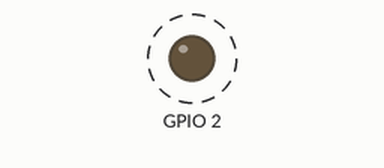
The sketch below on a simulated ESP32. Parts: output pins drawn as LEDs (lit = HIGH). Dashed ring = blinking. WiFi joins after 1.5 s; servers stay silent unless stated; the local clock reads 2024-03-15 10:24:30 at power-on unless the sketch sets it; what the sketch prints to the serial monitor is not drawn.

Above: at 2.56 s.
Timing chart, 0 to 5.5 s (numbered marks = the images above):
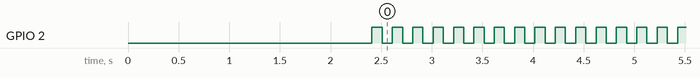

Measured:
- by itself, GPIO 2: alternates HIGH for 0.10 s and LOW for 0.10 s

The sketch:

MatsyaMitra_27_dec.ino
```cpp
#include <WiFi.h>
#include <RTClib.h>
RTC_DS3231 rtc;
// Need to check again
unsigned long MyTestTimer = 0;                   // variables MUST be of type unsigned long
const byte    OnBoard_LED = 2;

//const char *ssid     = "WLANBuero_EXT";
const   char *ssid     = "JARVIS";

const char *password = "a1ucimg8";

const char* ntpServer = "pool.ntp.org";
const long  gmtOffset_sec = 19800;
const int   daylightOffset_sec = 19800;

#include <time.h>                   // time() ctime()
time_t now;                         // this is the epoch
tm timeinfo;                      // the structure tm holds time information in a more convient way

void showTime() {
  time(&now);                       // read the current time
  localtime_r(&now, &timeinfo);           // update the structure tm with the current time
  Serial.print("year:");
  Serial.print(timeinfo.tm_year + 1900);  // years since 1900
  Serial.print("\tmonth:");
  Serial.print(timeinfo.tm_mon + 1);      // January = 0 (!)
  Serial.print("\tday:");
  Serial.print(timeinfo.tm_mday);         // day of month
  Serial.print("\thour:");
  Serial.print(timeinfo.tm_hour);         // hours since midnight  0-23
  Serial.print("\tmin:");
  Serial.print(timeinfo.tm_min);          // minutes after the hour  0-59
  Serial.print("\tsec:");
  Serial.print(timeinfo.tm_sec);          // seconds after the minute  0-61*
  Serial.print("\twday");
  Serial.print(timeinfo.tm_wday);         // days since Sunday 0-6
  if (timeinfo.tm_isdst == 1)             // Daylight Saving Time flag
    Serial.print("\tDST");
  else
    Serial.print("\tstandard");

  Serial.println();
}

void connectToWifi() {
  Serial.print("Connecting to ");
  Serial.println(ssid);

  WiFi.persistent(false);
  WiFi.mode(WIFI_STA);

  WiFi.begin(ssid, password);

  while (WiFi.status() != WL_CONNECTED) {
    BlinkHeartBeatLED(OnBoard_LED, 333);
    delay(2000);
    Serial.print(".");
  }
  Serial.print("\n connected.");
  Serial.println(WiFi.localIP() );

}

void synchroniseWith_NTP_Time() {
  Serial.print("configTime uses ntpServer ");
  Serial.println(ntpServer);
  configTime(gmtOffset_sec, daylightOffset_sec, ntpServer);
  Serial.print("synchronising time");

  while (timeinfo.tm_year + 1900 < 2000 ) {
    time(&now);                       // read the current time
    localtime_r(&now, &timeinfo);
    BlinkHeartBeatLED(OnBoard_LED, 100);
    delay(100);
    Serial.print(".");
  }
  Serial.print("\n time synchronsized \n");
  showTime();
}


void PrintFileNameDateTime() {
  Serial.println( F("Code running comes from file ") );
  Serial.println(__FILE__);
  Serial.print( F("  compiled ") );
  Serial.print(__DATE__);
  Serial.print( F(" ") );
  Serial.println(__TIME__);
}

boolean TimePeriodIsOver (unsigned long &periodStartTime, unsigned long TimePeriod) {
  unsigned long currentMillis  = millis();
  if ( currentMillis - periodStartTime >= TimePeriod )
  {
    periodStartTime = currentMillis; // set new expireTime
    return true;                // more time than TimePeriod) has elapsed since last time if-condition was true
  }
  else return false;            // not expired
}


void BlinkHeartBeatLED(int IO_Pin, int BlinkPeriod) {
  static unsigned long MyBlinkTimer;
  pinMode(IO_Pin, OUTPUT);

  if ( TimePeriodIsOver(MyBlinkTimer,BlinkPeriod) ) {
    digitalWrite(IO_Pin,!digitalRead(IO_Pin) );
  }
}


void setup() {
  Serial.begin(115200);
  Serial.println("\n Setup-Start \n");
  PrintFileNameDateTime();

  //connectToWifi();
  for (uint8_t t = 4; t > 0; t--) {
     Serial.printf("[SETUP] WAIT %d...\n", t);
     Serial.flush();
     delay(100);
    }
  WiFi.mode(WIFI_STA);
  WiFi.begin(ssid, password);
  while (WiFi.status() != WL_CONNECTED) {
    delay(2000);
    Serial.print("...");
    if (WiFi.status() != WL_CONNECTED) {
      loop();
    }
  }
  if (WiFi.status() == WL_CONNECTED) {
    synchroniseWith_NTP_Time();
  }
  if (! rtc.begin()) {
    Serial.println("RTC module is NOT found");
    Serial.flush();
    while (1);
  }
  rtc.adjust(DateTime(timeinfo.tm_year + 1900, timeinfo.tm_mon + 1, timeinfo.tm_mday, timeinfo.tm_hour, timeinfo.tm_min, timeinfo.tm_sec));
}

void loop() {
  BlinkHeartBeatLED(OnBoard_LED,100);
  if(WiFi.status()!= WL_CONNECTED) {
    WiFi.begin(ssid, password);
    GetRTCdata();
  } else {
    Serial.println("Wifi Connected ");
  }

}

void GetRTCdata(){
  DateTime now = rtc.now();
  Serial.print("ESP32 RTC Date Time: ");
  Serial.print(now.year(), DEC);
  Serial.print('/');
  Serial.print(now.month(), DEC);
  Serial.print('/');
  Serial.print(now.day(), DEC);
  Serial.print(" ");
  Serial.print(now.hour(), DEC);
  Serial.print(':');
  Serial.print(now.minute(), DEC);
  Serial.print(':');
  Serial.println(now.second(), DEC);

  delay(1000); // delay 1 seconds
}
```
